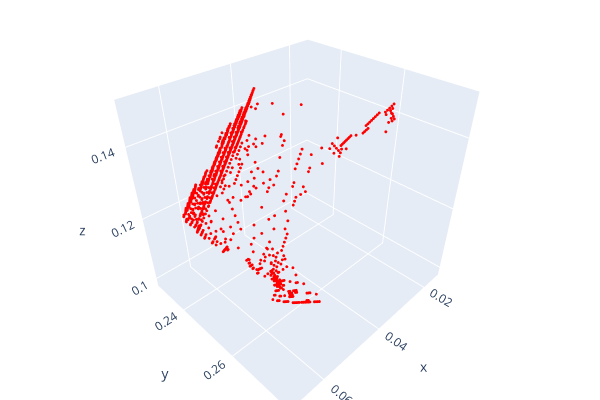

The notebook cell this image was saved under:
### Code cell
cam2base_path2 = "/home/ros/llm_robot/data/Calibration/Eye-to-Hand11/cam2base.json"
roi_pcd_base2 = transform_pcd_cam2base(roi_pcd, cam2base_path2)
# o3d.visualization.draw_plotly([roi_pcd_base2])

### Figure 1 — Plotly figure (JSON) as saved in the notebook; plotly's stock layout.template omitted (floating-point values rounded to 4 significant figures; data arrays with more than 128 entries replaced by an {"elided": "..."} marker saying what was removed)
{"data": [{"marker": {"color": {"elided": "969x3 float values"}, "size": 1}, "mode": "markers", "type": "scatter3d", "x": {"elided": "969 float values"}, "y": {"elided": "969 float values"}, "z": {"elided": "969 float values"}}], "layout": {"height": 400, "margin": {"b": 0, "l": 0, "r": 0, "t": 0}, "scene": {"camera": {"center": {"x": 0, "y": 0, "z": 0}, "up": {"x": 0, "y": 0, "z": 1}}}, "showlegend": false, "width": 600}}
